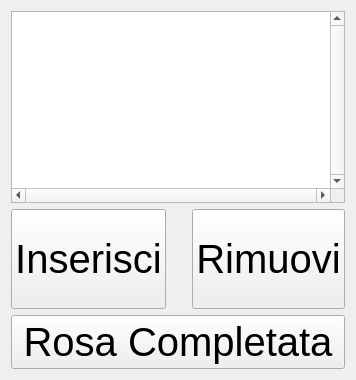
      <widget class="QWidget" name="page_2">
       <layout class="QVBoxLayout" name="verticalLayout_2">
        <item>
         <widget class="QTableView" name="tableViewPlayers">
          <property name="sizePolicy">
           <sizepolicy hsizetype="MinimumExpanding" vsizetype="Maximum">
            <horstretch>0</horstretch>
            <verstretch>0</verstretch>
           </sizepolicy>
          </property>
          <property name="maximumSize">
           <size>
            <width>16777215</width>
            <height>700</height>
           </size>
          </property>
          <property name="font">
           <font>
            <pointsize>18</pointsize>
           </font>
          </property>
          <property name="verticalScrollBarPolicy">
           <enum>Qt::ScrollBarAlwaysOn</enum>
          </property>
          <property name="horizontalScrollBarPolicy">
           <enum>Qt::ScrollBarAlwaysOn</enum>
          </property>
          <property name="sizeAdjustPolicy">
           <enum>QAbstractScrollArea::AdjustIgnored</enum>
          </property>
          <property name="editTriggers">
           <set>QAbstractItemView::AnyKeyPressed|QAbstractItemView::CurrentChanged|QAbstractItemView::EditKeyPressed</set>
          </property>
         </widget>
        </item>
        <item>
         <layout class="QHBoxLayout" name="horizontalLayout_2">
          <property name="sizeConstraint">
           <enum>QLayout::SetMaximumSize</enum>
          </property>
          <item>
           <widget class="QPushButton" name="pushButtonNew">
            <property name="sizePolicy">
             <sizepolicy hsizetype="MinimumExpanding" vsizetype="Maximum">
              <horstretch>0</horstretch>
              <verstretch>0</verstretch>
             </sizepolicy>
            </property>
            <property name="maximumSize">
             <size>
              <width>16777215</width>
              <height>110</height>
             </size>
            </property>
            <property name="font">
             <font>
              <pointsize>30</pointsize>
             </font>
            </property>
            <property name="text">
             <string>Inserisci</string>
            </property>
           </widget>
          </item>
          <item>
           <spacer name="verticalSpacer">
            <property name="orientation">
             <enum>Qt::Vertical</enum>
            </property>
            <property name="sizeType">
             <enum>QSizePolicy::Maximum</enum>
            </property>
            <property name="sizeHint" stdset="0">
             <size>
              <width>20</width>
              <height>100</height>
             </size>
            </property>
           </spacer>
          </item>
          <item>
           <widget class="QPushButton" name="pushButtonDelete">
            <property name="sizePolicy">
             <sizepolicy hsizetype="MinimumExpanding" vsizetype="Maximum">
              <horstretch>0</horstretch>
              <verstretch>0</verstretch>
             </sizepolicy>
            </property>
            <property name="maximumSize">
             <size>
              <width>16777215</width>
              <height>110</height>
             </size>
            </property>
            <property name="font">
             <font>
              <pointsize>30</pointsize>
             </font>
            </property>
            <property name="text">
             <string>Rimuovi</string>
            </property>
           </widget>
          </item>
         </layout>
        </item>
        <item>
         <widget class="QPushButton" name="pushButtonRosterOK">
          <property name="sizePolicy">
           <sizepolicy hsizetype="MinimumExpanding" vsizetype="Maximum">
            <horstretch>0</horstretch>
            <verstretch>0</verstretch>
           </sizepolicy>
          </property>
          <property name="maximumSize">
           <size>
            <width>16777215</width>
            <height>120</height>
           </size>
          </property>
          <property name="font">
           <font>
            <pointsize>30</pointsize>
           </font>
          </property>
          <property name="text">
           <string>Rosa Completata</string>
          </property>
         </widget>
        </item>
       </layout>
      </widget>
